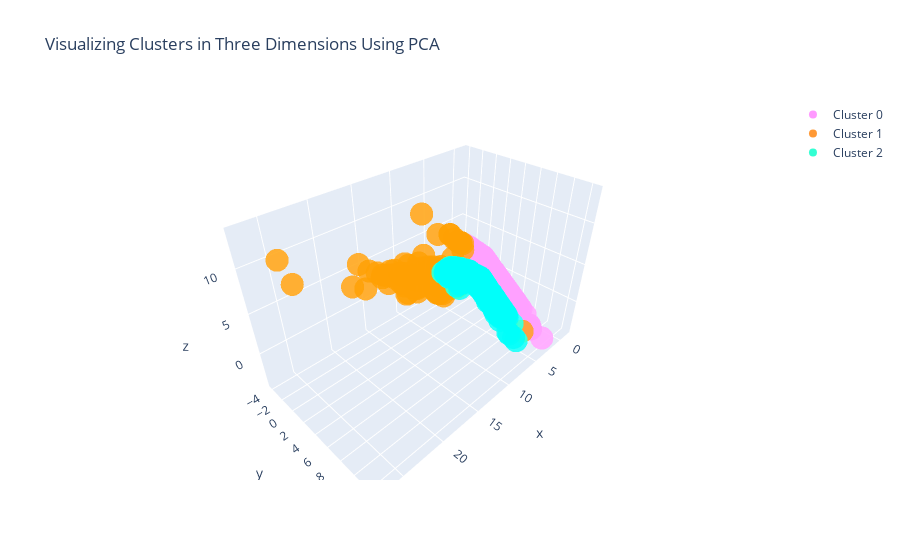

The cell this chart's notebook holds for it:
### Code cell
#Instructions for building the 3-D plot

#trace1 is for 'Cluster 0'
trace1 = go.Scatter3d(
                    x = cluster0["PC1_3d"],
                    y = cluster0["PC2_3d"],
                    z = cluster0["PC3_3d"],
                    mode = "markers",
                    name = "Cluster 0",
                    marker = dict(color = 'rgba(255, 128, 255, 0.8)'),
                    text = None)

#trace2 is for 'Cluster 1'
trace2 = go.Scatter3d(
                    x = cluster1["PC1_3d"],
                    y = cluster1["PC2_3d"],
                    z = cluster1["PC3_3d"],
                    mode = "markers",
                    name = "Cluster 1",
                    marker = dict(color = 'rgba(255, 128, 2, 0.8)'),
                    text = None)

#trace3 is for 'Cluster 2'
trace3 = go.Scatter3d(
                    x = cluster2["PC1_3d"],
                    y = cluster2["PC2_3d"],
                    z = cluster2["PC3_3d"],
                    mode = "markers",
                    name = "Cluster 2",
                    marker = dict(color = 'rgba(0, 255, 200, 0.8)'),
                    text = None)

data = [trace1, trace2, trace3]

title = "Visualizing Clusters in Three Dimensions Using PCA"

layout = dict(title = title,
              xaxis= dict(title= 'PC1',ticklen= 5,zeroline= False),
              yaxis= dict(title= 'PC2',ticklen= 5,zeroline= False)
             )

fig = dict(data = data, layout = layout)

iplot(fig)

### Figure 1 — Plotly figure (JSON) as saved in the notebook; plotly's stock layout.template omitted (floating-point values rounded to 4 significant figures; data arrays with more than 128 entries replaced by an {"elided": "..."} marker saying what was removed)
{"data": [{"marker": {"color": "rgba(255, 128, 255, 0.8)"}, "mode": "markers", "name": "Cluster 0", "type": "scatter3d", "x": {"elided": "4337 float values"}, "y": {"elided": "4337 float values"}, "z": {"elided": "4337 float values"}}, {"marker": {"color": "rgba(255, 128, 2, 0.8)"}, "mode": "markers", "name": "Cluster 1", "type": "scatter3d", "x": {"elided": "217 float values"}, "y": {"elided": "217 float values"}, "z": {"elided": "217 float values"}}, {"marker": {"color": "rgba(0, 255, 200, 0.8)"}, "mode": "markers", "name": "Cluster 2", "type": "scatter3d", "x": {"elided": "2496 float values"}, "y": {"elided": "2496 float values"}, "z": {"elided": "2496 float values"}}], "layout": {"title": {"text": "Visualizing Clusters in Three Dimensions Using PCA"}, "xaxis": {"ticklen": 5, "title": {"text": "PC1"}, "zeroline": false}, "yaxis": {"ticklen": 5, "title": {"text": "PC2"}, "zeroline": false}}}
